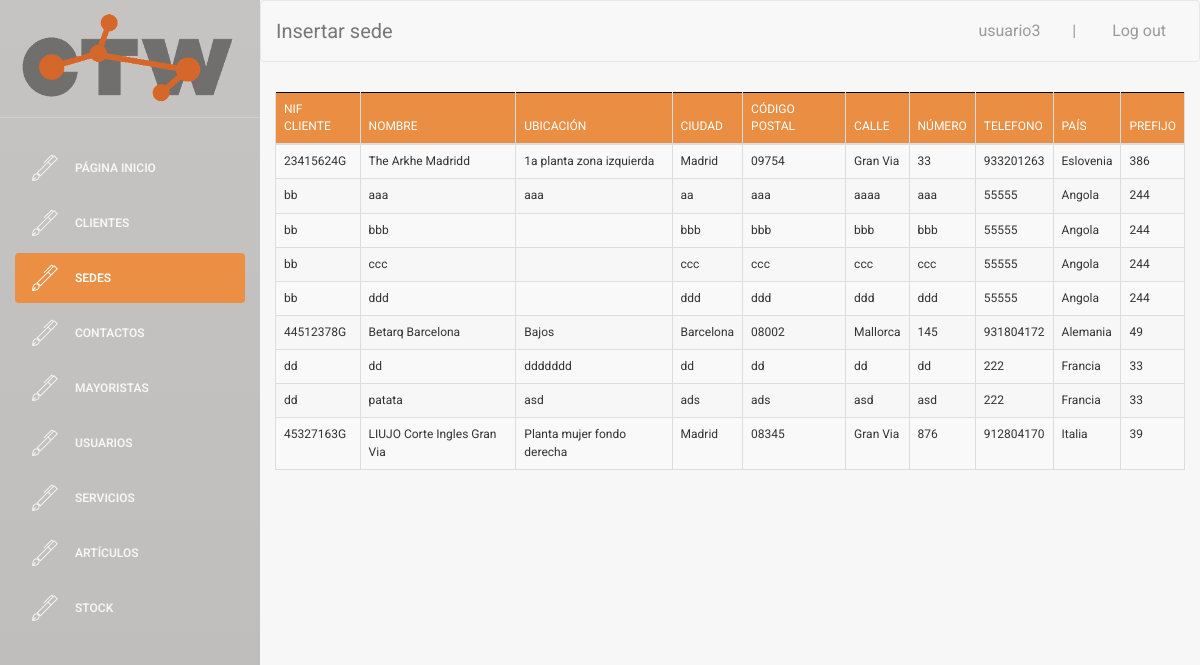
The app's page /buscador/buscador_sedes.php (signed in) with its own data.
### tables this page shows
CREATE TABLE `SEDE` (
  `ID_SEDE` int(5) NOT NULL,
  `NIF_cliente` varchar(9) NOT NULL,
  `nombre` varchar(40) DEFAULT NULL,
  `ubicacion` varchar(50) DEFAULT NULL,
  `ciudad` varchar(25) NOT NULL,
  `codigo_postal` varchar(10) NOT NULL,
  `calle` varchar(30) NOT NULL,
  `numero` varchar(8) NOT NULL,
  `telefono` int(9) NOT NULL,
  `pais` varchar(30) NOT NULL,
  `prefijo` int(5) DEFAULT NULL
);

CREATE TABLE `CLIENTE` (
  `NIF_EMPRESA` varchar(9) NOT NULL,
  `nombre_comercial` varchar(35) NOT NULL,
  `nombre_completo` varchar(60) NOT NULL,
  `telefono` int(9) NOT NULL,
  `email` varchar(30) NOT NULL,
  `ciudad_facturacion` varchar(25) NOT NULL,
  `codigo_postal_facturacion` varchar(10) NOT NULL,
  `calle_facturacion` varchar(30) NOT NULL,
  `numero_facturacion` varchar(8) NOT NULL,
  `ciudad_envio` varchar(25) NOT NULL,
  `codigo_postal_envio` varchar(10) NOT NULL,
  `calle_envio` varchar(30) NOT NULL,
  `numero_envio` varchar(8) NOT NULL,
  `IBAN` varchar(34) NOT NULL,
  `SEPA` tinyint(1) NOT NULL,
  `pais` varchar(30) NOT NULL,
  `prefijo` int(5) DEFAULT NULL
);

### web/assets/php/selects.php (called while the page is built, shortened)
<?php
function select_all_sede(){
    $conn = connect();
    $sql = "SELECT *
    FROM SEDE S, CLIENTE C
    WHERE S.NIF_cliente = C.NIF_EMPRESA
    ORDER BY C.nombre_comercial, S.nombre asc";
    $data = $conn->query($sql);
    return $data;
  }
?>

### web/buscador/buscador_sedes.php (the view, shortened to what this page needs)
    <!doctype html>
<?php
include('../assets/php/selects.php');
if($_SESSION["login_done"]==true){
?>
<html lang="en">
<head>
    <link rel="stylesheet" href="https://maxcdn.bootstrapcdn.com/bootstrap/3.3.6/css/bootstrap.min.css">
    <link rel="stylesheet" href="https://cdn.datatables.net/1.10.12/css/dataTables.bootstrap.min.css">
    <link href="../assets/css/bootstrap.min.css" rel="stylesheet" />
    <link href="../assets/css/animate.min.css" rel="stylesheet"/>
    <link href="../assets/css/light-bootstrap-dashboard.css" rel="stylesheet"/>
    <link href="../assets/css/demo.css" rel="stylesheet" />
    <link href="http://maxcdn.bootstrapcdn.com/font-awesome/4.2.0/css/font-awesome.min.css" rel="stylesheet">
    <link href="../assets/css/pe-icon-7-stroke.css" rel="stylesheet" />
    <link href="http://cdnjs.cloudflare.com/ajax/libs/x-editable/1.5.0/bootstrap3-editable/css/bootstrap-editable.css" rel="stylesheet"/>
    <link href="../assets/css/table_editor.css" rel="stylesheet"/>
    <link href="../assets/css/table.css" rel="stylesheet"/>
    <link href="../assets/css/table2.css" rel="stylesheet"/>
    <link href="../assets/css/table4.css" rel="stylesheet"/>
    <link href="../assets/css/insert.css" rel="stylesheet" />
    <link href="../assets/css/micss.css" rel="stylesheet" />
</head>
<body>
<div class="wrapper">
    <div class="sidebar">
    	<div class="sidebar-wrapper">
            <div class="logo">
                <a href="../"><img src="../assets/img/ctw_logo.gif" alt="CTW Logo"></a>
            </div>
            <ul class="nav">
                <li>
                    <a href="../index.php">
                        <i class="pe-7s-pen"></i>
                        <p>PÁGINA INICIO</p>
                    </a>
                </li>
                <li>
                    <a href="buscador_clientes.php">
                        <i class="pe-7s-pen"></i>
                        <p>Clientes</p>
                    </a>
                </li>
                <li class="active">
                    <a href="buscador_sedes.php">
                        <i class="pe-7s-pen"></i>
                        <p>Sedes</p>
                    </a>
                </li>
                <li>
                    <a href="buscador_contactos.php">
                        <i class="pe-7s-pen"></i>
                        <p>Contactos</p>
                    </a>
                </li>
                <li>
                    <a href="buscador_mayoristas.php">
                        <i class="pe-7s-pen"></i>
                        <p>Mayoristas</p>
                    </a>
                </li>
                <li>
                    <a href="buscador_usuarios.php">
                        <i class="pe-7s-pen"></i>
                        <p>Usuarios</p>
                    </a>
                </li>
                <li>
                    <a href="buscador_servicios.php">
                        <i class="pe-7s-pen"></i>
                        <p>Servicios</p>
                    </a>
                </li>
                <li>
                    <a href="buscador_articulos.php">
                        <i class="pe-7s-pen"></i>
                        <p>Artículos</p>
                    </a>
                </li>
                <li>
                    <a href="buscador_stock.php">
                        <i class="pe-7s-pen"></i>
                        <p>Stock</p>
                    </a>
                </li>
            </ul>
    	</div>
    </div>
    <div class="main-panel">
        <nav class="navbar navbar-default navbar-fixed">
            <div class="container-fluid">
                <div class="navbar-header">
                    <a class="navbar-brand">Insertar sede</a>
                </div>
                <div class="collapse navbar-collapse">
                    <ul class="nav navbar-nav navbar-right">
                        <li>
                            <a href="../perfil.php"> <?php echo $_SESSION["username"]; ?>&nbsp;&nbsp;&nbsp;&nbsp;&nbsp;&nbsp;&nbsp;&nbsp;|</a>
                        </li>
                        <li>
                            <a href="../../logout.php">Log out
                            </a>
                        </li>
                    </ul>
                </div>
            </div>
        </nav>
        <div class="content">
            <div class="container-fluid">
                <div class="row">
                    <div >
                        <div >
                                <table id="buscador_sede" class="table table-striped table-bordered">
                                    <thead>
                                        <tr>
                                            <th>Nif cliente</th>
                                            <th>Nombre</th>
                                            <th>Ubicación</th>
                                            <th>Ciudad</th>
                                            <th>Código postal</th>
                                            <th>Calle</th>
                                            <th>Número</th>
                                            <th>Telefono</th>
                                            <th>País</th>
                                            <th>Prefijo</th>
                                        </tr>
                                    </thead>
                                    <tbody>
                                        <?php
                                            $data = select_all_sede();
                                            if ($data->num_rows > 0) {
                                                 while($row = $data->fetch_assoc()) {
                                                    $pk = $row['ID_SEDE'];
                                        ?>
                                                    <tr>
                                                        <td><a href="#" class="NIF_cliente" data-pk=<?php echo "\"$pk\""; ?>><?php echo $row['NIF_cliente']?> </a></td>
                                                        <td><a href="#" class="nombre" data-pk=<?php echo "\"$pk\""; ?>><?php echo $row['nombre']?> </a></td>
                                                        <td><a href="#" class="ubicacion" data-pk=<?php echo "\"$pk\""; ?>><?php echo $row['ubicacion']?> </a></td>
                                                        <td><a href="#" class="ciudad" data-pk=<?php echo "\"$pk\""; ?>><?php echo $row['ciudad']?> </a></td>
                                                        <td><a href="#" class="codigo_postal" data-pk=<?php echo "\"$pk\""; ?>><?php echo $row['codigo_postal']?> </a></td>
                                                        <td><a href="#" class="calle" data-pk=<?php echo "\"$pk\""; ?>><?php echo $row['calle']?> </a></td>
                                                        <td><a href="#" class="numero" data-pk=<?php echo "\"$pk\""; ?>><?php echo $row['numero']?> </a></td>
                                                        <td><a href="#" class="telefono" data-pk=<?php echo "\"$pk\""; ?>><?php echo $row['telefono']?> </a></td>
                                                        <td><a href="#" class="pais" data-pk=<?php echo "\"$pk\""; ?>><?php echo $row['pais']?> </a></td>
                                                        <td><a href="#" class="prefijo" data-pk=<?php echo "\"$pk\""; ?>><?php echo $row['prefijo']?> </a></td>
                                                    </tr>
                                        <?php
                                                }
                                            } else {
                                                 echo "0 results";
                                            }
                                        ?>
                                    </tbody>
                                </table>
                        </div>
                    </div>
                </div>
            </div>
        </div>
            </div>
    </div>
</body>
</html>
<?php
}else{
    echo "false";
    header("location:../index.php");
}
?>

### web/assets/css/table_editor.css (style rules this page uses)
a, a:hover { color: #000; }

### web/assets/css/table.css (style rules this page uses)
table { border: none; }
table thead, table tfoot { background-color: #e98e42; border: 1px solid black; }
a, a:hover { color: #000; }

### web/assets/css/insert.css (style rules this page uses)
* { margin: 0; padding: 0; box-sizing: border-box; -webkit-box-sizing: border-box; -moz-box-sizing: border-box; -webkit-font-smoothing: antialiased; -moz-font-smoothing: antialiased; -o-font-smoothing: antialiased; font-smoothing: antialiased; text-rendering: optimizeLegibility; }
body { font-family: "Roboto", Helvetica, Arial, sans-serif; font-weight: 100; font-size: 12px; line-height: 30px; color: #777; }

### records on screen
sede: NIF_cliente "23415624G", nombre "The Arkhe Madridd", ubicacion "1a planta zona izquierda", ciudad "Madrid", codigo_postal "09754", calle "Gran Via", numero "33", NIF_cliente.telefono "933201263", NIF_cliente.pais "Eslovenia", NIF_cliente.prefijo "386"
sede: NIF_cliente "bb", nombre "aaa", ubicacion "aaa", ciudad "aa", codigo_postal "aaa", calle "aaaa", numero "aaa", NIF_cliente.telefono "55555", NIF_cliente.pais "Angola", NIF_cliente.prefijo "244"
sede: NIF_cliente "bb", nombre "bbb", ciudad "bbb", codigo_postal "bbb", calle "bbb", numero "bbb", NIF_cliente.telefono "55555", NIF_cliente.pais "Angola", NIF_cliente.prefijo "244"
sede: NIF_cliente "bb", nombre "ccc", ciudad "ccc", codigo_postal "ccc", calle "ccc", numero "ccc", NIF_cliente.telefono "55555", NIF_cliente.pais "Angola", NIF_cliente.prefijo "244"
sede: NIF_cliente "bb", nombre "ddd", ciudad "ddd", codigo_postal "ddd", calle "ddd", numero "ddd", NIF_cliente.telefono "55555", NIF_cliente.pais "Angola", NIF_cliente.prefijo "244"
sede: NIF_cliente "44512378G", nombre "Betarq Barcelona", ubicacion "Bajos", ciudad "Barcelona", codigo_postal "08002", calle "Mallorca", numero "145", NIF_cliente.telefono "931804172", NIF_cliente.pais "Alemania", NIF_cliente.prefijo "49"
sede: NIF_cliente "dd", nombre "dd", ubicacion "ddddddd", ciudad "dd", codigo_postal "dd", calle "dd", numero "dd", NIF_cliente.telefono "222", NIF_cliente.pais "Francia", NIF_cliente.prefijo "33"
sede: NIF_cliente "dd", nombre "patata", ubicacion "asd", ciudad "ads", codigo_postal "ads", calle "asd", numero "asd", NIF_cliente.telefono "222", NIF_cliente.pais "Francia", NIF_cliente.prefijo "33"
sede: NIF_cliente "45327163G", nombre "LIUJO Corte Ingles Gran Via", ubicacion "Planta mujer fondo derecha", ciudad "Madrid", codigo_postal "08345", calle "Gran Via", numero "876", NIF_cliente.telefono "912804170", NIF_cliente.pais "Italia", NIF_cliente.prefijo "39"

### other values on screen
$_SESSION["username"] "usuario3"
